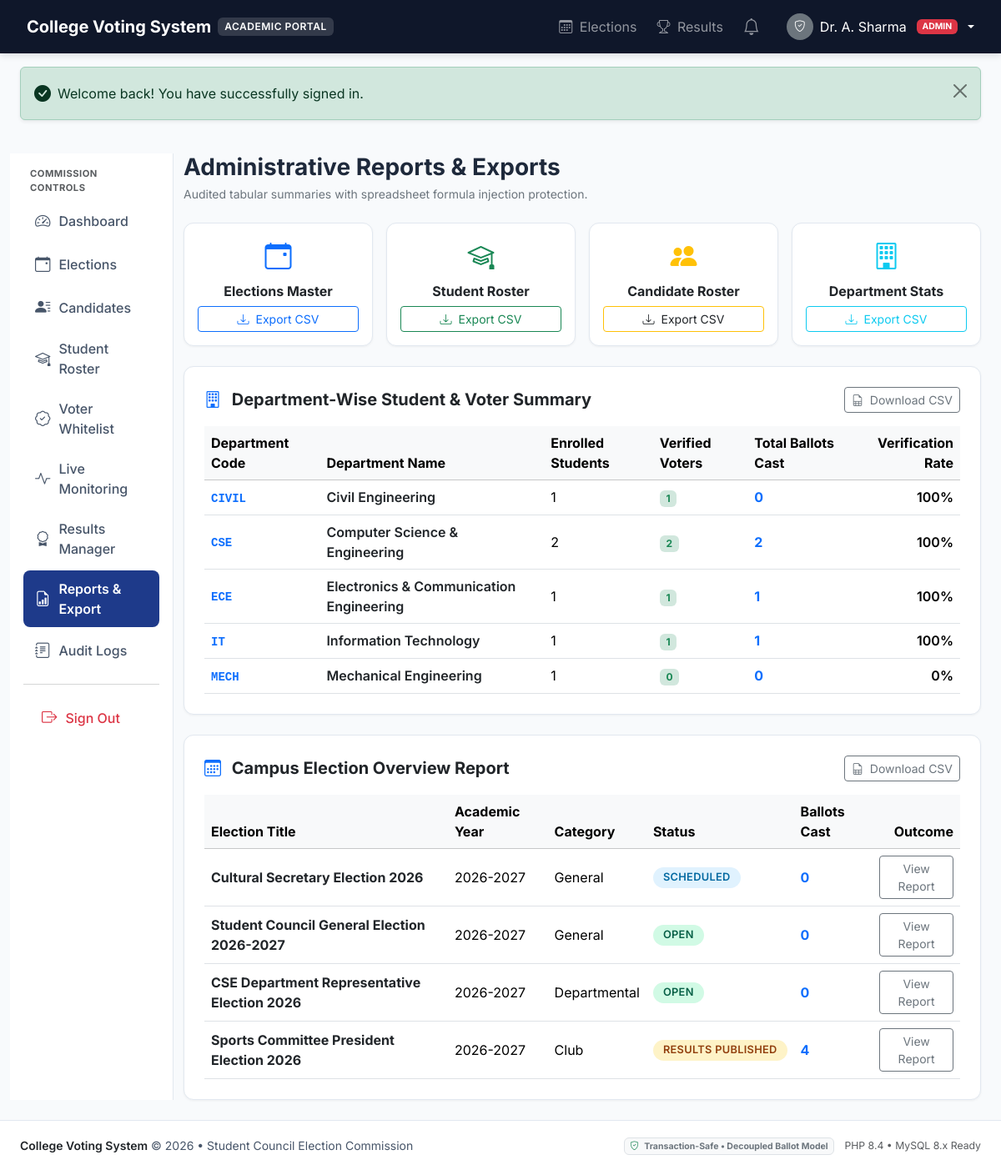
Screenshot of /admin/reports.php (signed in) with the database file from the repository.
### tables this page shows
CREATE TABLE IF NOT EXISTS users (
    id INT AUTO_INCREMENT PRIMARY KEY,
    email VARCHAR(150) NOT NULL UNIQUE,
    password_hash VARCHAR(255) NOT NULL,
    role ENUM('admin', 'student') NOT NULL DEFAULT 'student',
    status ENUM('pending', 'active', 'suspended') NOT NULL DEFAULT 'pending',
    created_at DATETIME NOT NULL DEFAULT CURRENT_TIMESTAMP,
    updated_at DATETIME NOT NULL DEFAULT CURRENT_TIMESTAMP ON UPDATE CURRENT_TIMESTAMP,
    INDEX idx_user_role (role),
    INDEX idx_user_status (status)
);

CREATE TABLE IF NOT EXISTS departments (
    id INT AUTO_INCREMENT PRIMARY KEY,
    code VARCHAR(20) NOT NULL UNIQUE,
    name VARCHAR(100) NOT NULL,
    created_at DATETIME NOT NULL DEFAULT CURRENT_TIMESTAMP
);

CREATE TABLE IF NOT EXISTS elections (
    id INT AUTO_INCREMENT PRIMARY KEY,
    title VARCHAR(200) NOT NULL,
    description TEXT DEFAULT NULL,
    academic_year VARCHAR(20) NOT NULL,
    election_type ENUM('general', 'departmental', 'club', 'special') NOT NULL DEFAULT 'general',
    start_time DATETIME NOT NULL,
    end_time DATETIME NOT NULL,
    status ENUM('draft', 'scheduled', 'open', 'closed', 'results_published', 'cancelled') NOT NULL DEFAULT 'draft',
    eligibility_type ENUM('all_students', 'by_department', 'by_year') NOT NULL DEFAULT 'all_students',
    created_by INT DEFAULT NULL,
    created_at DATETIME NOT NULL DEFAULT CURRENT_TIMESTAMP,
    updated_at DATETIME NOT NULL DEFAULT CURRENT_TIMESTAMP ON UPDATE CURRENT_TIMESTAMP,
    CONSTRAINT fk_election_creator FOREIGN KEY (created_by) REFERENCES users(id) ON DELETE SET NULL,
    INDEX idx_election_status (status),
    INDEX idx_election_dates (start_time, end_time)
);

### admin/reports.php (the view, shortened to what the rows shown need)
<?php
require_once __DIR__ . '/../app/middleware/require-admin.php';
require_once __DIR__ . '/../app/includes/functions.php';
require_once __DIR__ . '/../app/repositories/ElectionRepository.php';
$db = Database::getConnection();
$electionRepo = new ElectionRepository($db);
$elections = $electionRepo->getAll();
$stmtDept = $db->query("
    SELECT d.id, d.code, d.name,
           (SELECT COUNT(*) FROM students s WHERE s.department_id = d.id) AS total_students,
           (SELECT COUNT(*) FROM students s WHERE s.department_id = d.id AND s.is_verified = 1) AS verified_students,
           (SELECT COUNT(*) FROM voter_participation vp JOIN students s ON vp.student_id = s.id WHERE s.department_id = d.id) AS total_votes_cast
    FROM departments d
    ORDER BY d.code ASC
");
$deptSummary = $stmtDept->fetchAll(PDO::FETCH_ASSOC);
require_once __DIR__ . '/../app/includes/header.php';
?>
<div class="container-fluid px-3 px-md-4 py-4">
    <div class="row g-4">
        <div class="col-lg-9 col-xl-10">
            <div class="d-flex flex-column flex-md-row justify-content-between align-items-md-center gap-3 mb-4">
                <div>
                    <h1 class="h3 fw-bold mb-1">Administrative Reports & Exports</h1>
                </div>
            </div>
            <div class="card card-academic p-4 mb-4">
                <div class="table-responsive">
                    <table class="table table-hover align-middle mb-0">
                        <thead class="table-light">
                            <tr>
                                <th>Department Code</th>
                                <th>Department Name</th>
                                <th>Enrolled Students</th>
                                <th>Verified Voters</th>
                                <th>Total Ballots Cast</th>
                                <th class="text-end">Verification Rate</th>
                            </tr>
                        </thead>
                        <tbody>
                            <?php foreach ($deptSummary as $d): ?>
                                <?php
                                    $rate = $d['total_students'] > 0 ? round(($d['verified_students'] / $d['total_students']) * 100, 1) : 0.0;
                                ?>
                                <tr>
                                    <td><code class="text-primary fw-bold"><?= e($d['code']) ?></code></td>
                                    <td class="fw-semibold text-dark"><?= e($d['name']) ?></td>
                                    <td><?= (int)$d['total_students'] ?></td>
                                    <td><span class="badge bg-success-subtle text-success"><?= (int)$d['verified_students'] ?></span></td>
                                    <td class="fw-bold text-primary"><?= (int)$d['total_votes_cast'] ?></td>
                                    <td class="text-end fw-semibold"><?= $rate ?>%</td>
                                </tr>
                            <?php endforeach; ?>
                        </tbody>
                    </table>
                </div>
            </div>
            <div class="card card-academic p-4">
                <div class="table-responsive">
                    <table class="table table-hover align-middle mb-0">
                        <thead class="table-light">
                            <tr>
                                <th>Election Title</th>
                                <th>Academic Year</th>
                                <th>Category</th>
                                <th>Status</th>
                                <th>Ballots Cast</th>
                                <th class="text-end">Outcome</th>
                            </tr>
                        </thead>
                        <tbody>
                            <?php foreach ($elections as $el): ?>
                                <tr>
                                    <td class="fw-bold text-dark"><?= e($el['title']) ?></td>
                                    <td><?= e($el['academic_year']) ?></td>
                                    <td class="text-capitalize"><?= e($el['election_type']) ?></td>
                                    <td>
                                        <span class="badge badge-status badge-<?= e($el['status']) ?>">
                                            <?= e(str_replace('_', ' ', $el['status'])) ?>
                                        </span>
                                    </td>
                                    <td class="fw-bold text-primary"><?= (int)$el['total_votes'] ?></td>
                                    <td class="text-end">
                                        <a href="<?= base_url('results.php?id=' . $el['id']) ?>" class="btn btn-sm btn-outline-secondary">
                                            View Report
                                        </a>
                                    </td>
                                </tr>
                            <?php endforeach; ?>
                        </tbody>
                    </table>
                </div>
            </div>
        </div>
    </div>
</div>
<?php require_once __DIR__ . '/../app/includes/footer.php'; ?>

### app/includes/header.php (shortened to what the rows shown need)
<?php
require_once __DIR__ . '/auth.php';
require_once __DIR__ . '/functions.php';
$currentUser = Auth::user();
$isLoggedIn = Auth::check();
$isAdmin = Auth::isAdmin();
?>
<!DOCTYPE html>
<html lang="en">
<head>
    <link href="https://cdn.jsdelivr.net/npm/bootstrap@5.3.3/dist/css/bootstrap.min.css" rel="stylesheet">
    <link href="https://cdn.jsdelivr.net/npm/bootstrap-icons@1.11.3/font/bootstrap-icons.css" rel="stylesheet">
    <link href="<?= base_url('assets/css/style.css') ?>" rel="stylesheet">
</head>
<body>
<nav class="navbar navbar-expand-lg navbar-dark app-navbar py-2 sticky-top">
    <div class="container-fluid px-3 px-md-4">
        <div class="collapse navbar-collapse" id="appNav">
            <ul class="navbar-nav ms-auto align-items-center gap-1 gap-lg-2">
                <?php if ($isLoggedIn): ?>
                    <li class="nav-item">
                        <a class="nav-link position-relative px-2" href="<?= base_url('notifications.php') ?>" title="Notifications">
                            <i class="bi bi-bell fs-5"></i>
                        </a>
                    </li>
                    <li class="nav-item dropdown ms-lg-2">
                        <a class="nav-link dropdown-toggle d-flex align-items-center gap-2 text-white" href="#" role="button" data-bs-toggle="dropdown">
                            <div class="rounded-circle bg-secondary text-white d-flex align-items-center justify-content-center" style="width: 32px; height: 32px; font-size: 0.85rem;">
                                <i class="bi <?= $isAdmin ? 'bi-shield-check' : 'bi-person-fill' ?>"></i>
                            </div>
                            <span class="d-none d-md-inline"><?= e($currentUser['admin']['full_name'] ?? $currentUser['student']['full_name'] ?? $currentUser['email']) ?></span>
                            <span class="badge bg-<?= $isAdmin ? 'danger' : 'primary' ?> text-uppercase ms-1" style="font-size: 0.65rem;">
                                <?= e($currentUser['role']) ?>
                            </span>
                        </a>
                    </li>
                <?php endif; ?>
            </ul>
        </div>
    </div>
</nav>

### rows the page displays
users: role "ADMIN"
departments: code "CIVIL", name "Civil Engineering", total_students "1", verified_students "1", total_votes_cast "0", rate "100"
departments: code "CSE", name "Computer Science & Engineering", total_students "2", verified_students "2", total_votes_cast "2", rate "100"
departments: code "ECE", name "Electronics & Communication Engineering", total_students "1", verified_students "1", total_votes_cast "1", rate "100"
departments: code "IT", name "Information Technology", total_students "1", verified_students "1", total_votes_cast "1", rate "100"
departments: code "MECH", name "Mechanical Engineering", total_students "1", verified_students "0", total_votes_cast "0", rate "0"
elections: title "Cultural Secretary Election 2026", academic_year "2026-2027", election_type "General", status "SCHEDULED", total_votes "0"
elections: title "Student Council General Election 2026-2027", academic_year "2026-2027", election_type "General", status "OPEN", total_votes "0"
elections: title "CSE Department Representative Election 2026", academic_year "2026-2027", election_type "Departmental", status "OPEN", total_votes "0"
elections: title "Sports Committee President Election 2026", academic_year "2026-2027", election_type "Club", status "RESULTS PUBLISHED", total_votes "4"

### other values shown
$currentUser['admin']['full_name'] "Dr. A. Sharma"
$flash['message'] "Welcome back! You have successfully signed in."
PHP_MAJOR_VERSION "8"
PHP_MINOR_VERSION "4"
